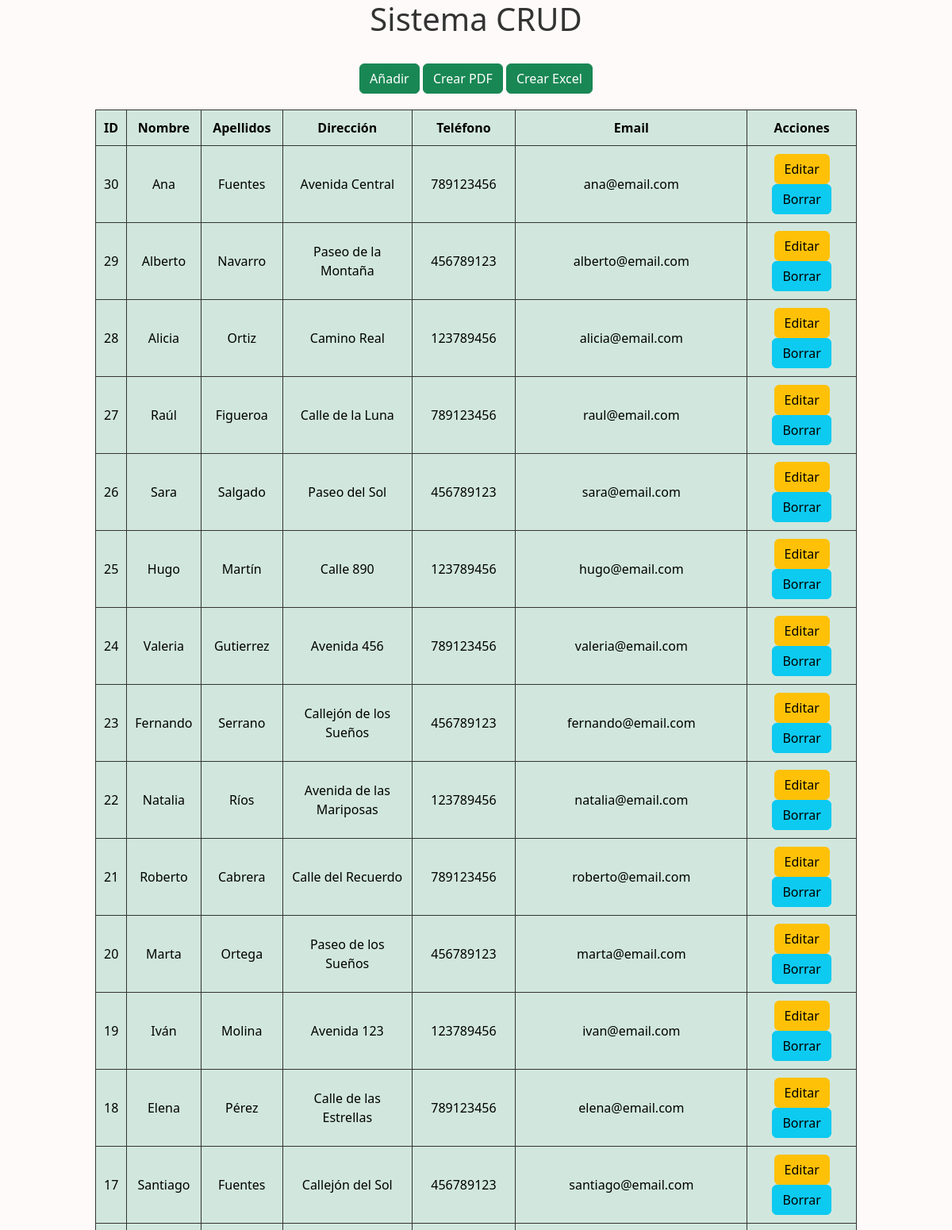
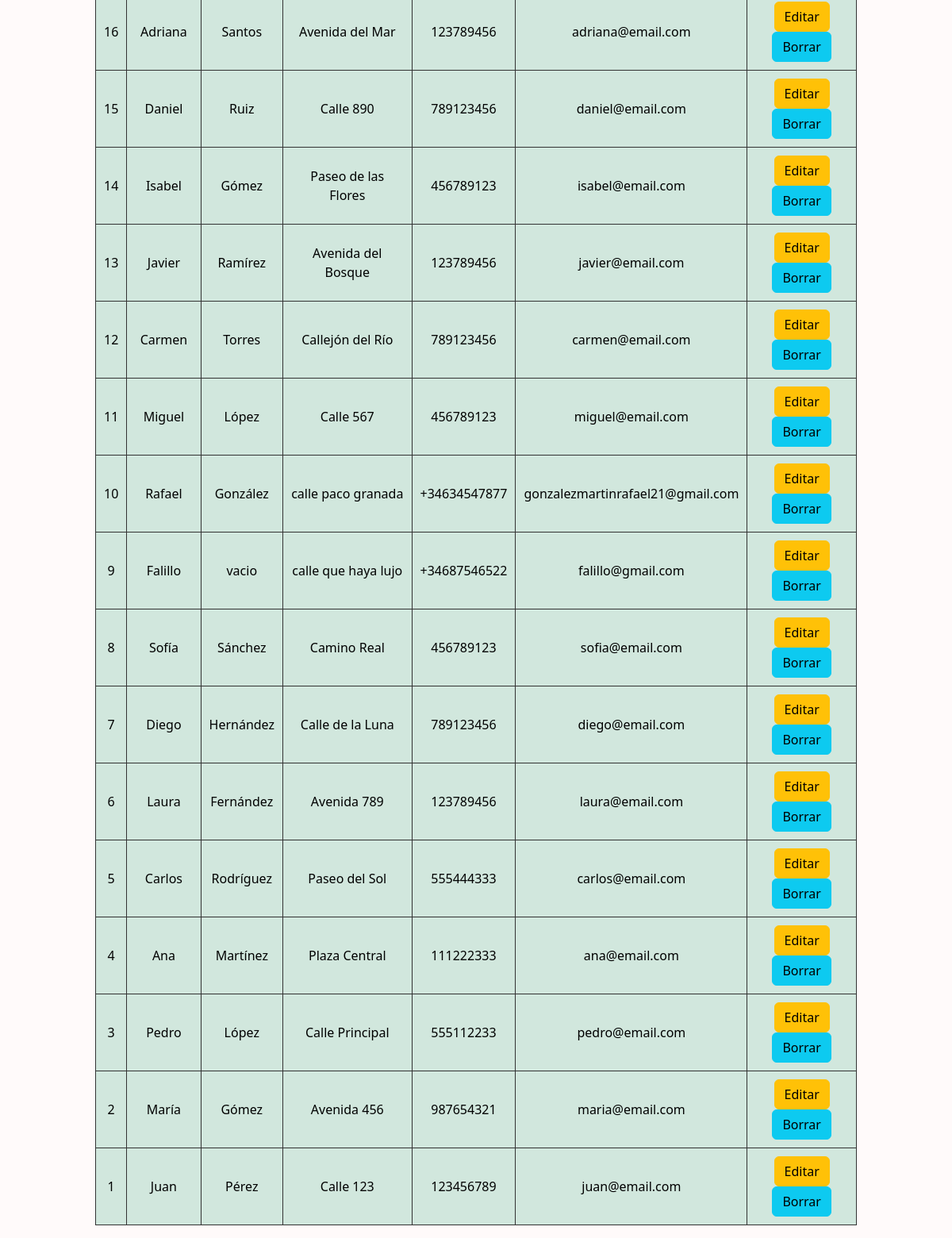
The page / on the database its author committed (2 pictures, top to bottom).
### tables this page shows
CREATE TABLE `crud` (
  `id` int(11) NOT NULL,
  `nombre` varchar(255) NOT NULL,
  `apellidos` varchar(255) NOT NULL,
  `direccion` varchar(255) NOT NULL,
  `telefono` varchar(15) NOT NULL,
  `email` varchar(255) NOT NULL
);

### index.php (the view, shortened to what this page needs)
<!DOCTYPE html>
<html lang="es">
<head>
    <link href="https://cdn.jsdelivr.net/npm/bootstrap@5.3.2/dist/css/bootstrap.min.css" rel="stylesheet">
    <link rel="stylesheet" href="css/index.css">
</head>
<body>
<h1>Sistema CRUD</h1><br>
<button onclick="location.href='anadir.php'"  class="btn btn-success">Añadir</button>
<button onclick="location.href='reportes.php'"  class="btn btn-success">Crear PDF</button>
<button onclick="location.href='excel.php'"  class="btn btn-success">Crear Excel</button>
<?php
require 'conexion.php';
$sqlEntradas = "SELECT * FROM crud ORDER BY id DESC";
try {
    $statement = $conexion->prepare($sqlEntradas);
    $statement->execute();
    $entradas = $statement->fetchAll(PDO::FETCH_ASSOC);
} catch (PDOException $error) {
    echo "Error: " . $error->getMessage();
}
echo "<div class='table table-success table-striped'>";
echo "<table>
        <tr>
            <th>ID</th>
            <th>Nombre</th>
            <th>Apellidos</th>
            <th>Dirección</th>
            <th>Teléfono</th>
            <th>Email</th>
            <th>Acciones</th>
        </tr>";
foreach ($entradas as $row) {
    $id = $row['id'];
    $nombre = $row['nombre'];
    $apellidos = $row['apellidos'];
    $direccion = $row['direccion'];
    $telefono = $row['telefono'];
    $email = $row['email'];
    echo "<tr>
            <td>{$id}</td>
            <td>{$nombre}</td>
            <td>{$apellidos}</td>
            <td>{$direccion}</td>
            <td>{$telefono}</td>
            <td>{$email}</td>
            <td>
                <form action='./editar.php' method='POST' style='display:inline;'>
                    <input type='hidden' name='id' value='{$id}'>
                    <button type='submit' class='btn btn-warning'>Editar</button>
                </form>
                <form action='./borrar.php' method='POST' style='display:inline;'>
                    <input type='hidden' name='id' value='{$id}'>
                    <button type='submit' class='btn btn-info'>Borrar</button>
                </form>
            </td>
          </tr>";
}
echo "</table>";
echo "</div>";
?>
</body>
</html>

### css/index.css (style rules this page uses)
body { text-align: center; background-color:snow; }
h1 { color: #333; }
table { margin: auto; border-collapse: collapse; width: 80%; margin-top: 20px; }
table, th, td { border: 1px solid #333; }
th, td { padding: 10px; }

### rows shown on the page
crud: id "30", nombre "Ana", apellidos "Fuentes", direccion "Avenida Central", telefono "789123456", email "ana@email.com"
crud: id "29", nombre "Alberto", apellidos "Navarro", direccion "Paseo de la Montaña", telefono "456789123", email "alberto@email.com"
crud: id "28", nombre "Alicia", apellidos "Ortiz", direccion "Camino Real", telefono "123789456", email "alicia@email.com"
crud: id "27", nombre "Raúl", apellidos "Figueroa", direccion "Calle de la Luna", telefono "789123456", email "raul@email.com"
crud: id "26", nombre "Sara", apellidos "Salgado", direccion "Paseo del Sol", telefono "456789123", email "sara@email.com"
crud: id "25", nombre "Hugo", apellidos "Martín", direccion "Calle 890", telefono "123789456", email "hugo@email.com"
crud: id "24", nombre "Valeria", apellidos "Gutierrez", direccion "Avenida 456", telefono "789123456", email "valeria@email.com"
crud: id "23", nombre "Fernando", apellidos "Serrano", direccion "Callejón de los Sueños", telefono "456789123", email "fernando@email.com"
crud: id "22", nombre "Natalia", apellidos "Ríos", direccion "Avenida de las Mariposas", telefono "123789456", email "natalia@email.com"
crud: id "21", nombre "Roberto", apellidos "Cabrera", direccion "Calle del Recuerdo", telefono "789123456", email "roberto@email.com"
crud: id "20", nombre "Marta", apellidos "Ortega", direccion "Paseo de los Sueños", telefono "456789123", email "marta@email.com"
crud: id "19", nombre "Iván", apellidos "Molina", direccion "Avenida 123", telefono "123789456", email "ivan@email.com"
crud: id "18", nombre "Elena", apellidos "Pérez", direccion "Calle de las Estrellas", telefono "789123456", email "elena@email.com"
crud: id "17", nombre "Santiago", apellidos "Fuentes", direccion "Callejón del Sol", telefono "456789123", email "santiago@email.com"
crud: id "16", nombre "Adriana", apellidos "Santos", direccion "Avenida del Mar", telefono "123789456", email "adriana@email.com"
crud: id "15", nombre "Daniel", apellidos "Ruiz", direccion "Calle 890", telefono "789123456", email "daniel@email.com"
crud: id "14", nombre "Isabel", apellidos "Gómez", direccion "Paseo de las Flores", telefono "456789123", email "isabel@email.com"
crud: id "13", nombre "Javier", apellidos "Ramírez", direccion "Avenida del Bosque", telefono "123789456", email "javier@email.com"
crud: id "12", nombre "Carmen", apellidos "Torres", direccion "Callejón del Río", telefono "789123456", email "carmen@email.com"
crud: id "11", nombre "Miguel", apellidos "López", direccion "Calle 567", telefono "456789123", email "miguel@email.com"
crud: id "10", nombre "Rafael", apellidos "González", direccion "calle paco granada", telefono "+34634547877", email "gonzalezmartinrafael21@gmail.com"
crud: id "9", nombre "Falillo", apellidos "vacio", direccion "calle que haya lujo", telefono "+34687546522", email "falillo@gmail.com"
crud: id "8", nombre "Sofía", apellidos "Sánchez", direccion "Camino Real", telefono "456789123", email "sofia@email.com"
crud: id "7", nombre "Diego", apellidos "Hernández", direccion "Calle de la Luna", telefono "789123456", email "diego@email.com"
crud: id "6", nombre "Laura", apellidos "Fernández", direccion "Avenida 789", telefono "123789456", email "laura@email.com"
crud: id "5", nombre "Carlos", apellidos "Rodríguez", direccion "Paseo del Sol", telefono "555444333", email "carlos@email.com"
crud: id "4", nombre "Ana", apellidos "Martínez", direccion "Plaza Central", telefono "111222333", email "ana@email.com"
crud: id "3", nombre "Pedro", apellidos "López", direccion "Calle Principal", telefono "555112233", email "pedro@email.com"
crud: id "2", nombre "María", apellidos "Gómez", direccion "Avenida 456", telefono "987654321", email "maria@email.com"
crud: id "1", nombre "Juan", apellidos "Pérez", direccion "Calle 123", telefono "123456789", email "juan@email.com"
